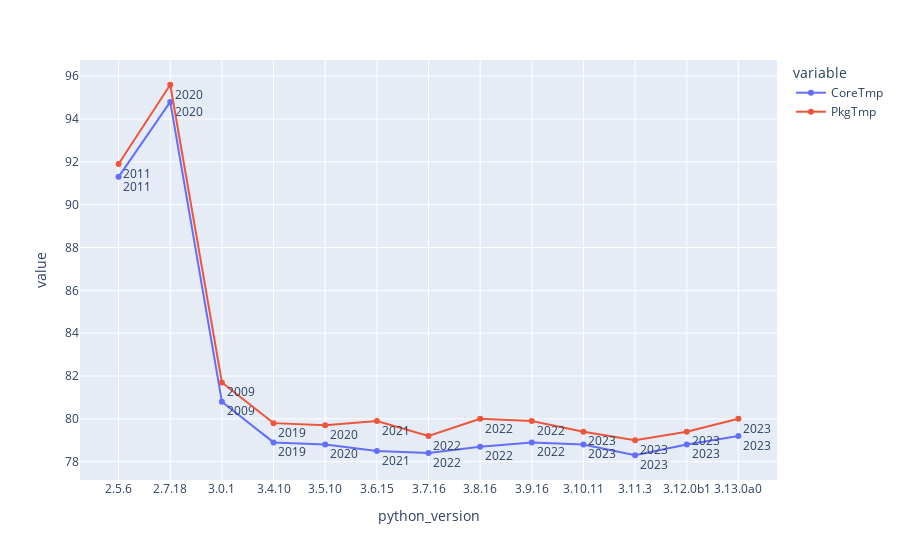

The cell this chart's notebook holds for it:
### Markdown cell above
### Temperature through different Python versions

### Code cell
fig = px.line(df, x="python_version", y=["CoreTmp","PkgTmp"], text=pd.to_datetime(df['release_date']).dt.year)
fig.update_traces(textposition="bottom right")
fig.show()

### Figure 1 — Plotly figure (JSON) as saved in the notebook; plotly's stock layout.template omitted (floating-point values rounded to 4 significant figures)
{"data": [{"hovertemplate": "variable=CoreTmp<br>python_version=%{x}<br>value=%{y}<br>text=%{text}<extra></extra>", "legendgroup": "CoreTmp", "line": {"color": "#636efa", "dash": "solid"}, "marker": {"symbol": "circle"}, "mode": "markers+lines+text", "name": "CoreTmp", "orientation": "v", "showlegend": true, "text": [2011, 2020, 2009, 2019, 2020, 2021, 2022, 2022, 2022, 2023, 2023, 2023, 2023], "textposition": "bottom right", "type": "scatter", "x": ["2.5.6", "2.7.18", "3.0.1", "3.4.10", "3.5.10", "3.6.15", "3.7.16", "3.8.16", "3.9.16", "3.10.11", "3.11.3", "3.12.0b1", "3.13.0a0"], "xaxis": "x", "y": [91.3, 94.8, 80.8, 78.9, 78.8, 78.5, 78.4, 78.7, 78.9, 78.8, 78.3, 78.8, 79.2], "yaxis": "y"}, {"hovertemplate": "variable=PkgTmp<br>python_version=%{x}<br>value=%{y}<br>text=%{text}<extra></extra>", "legendgroup": "PkgTmp", "line": {"color": "#EF553B", "dash": "solid"}, "marker": {"symbol": "circle"}, "mode": "markers+lines+text", "name": "PkgTmp", "orientation": "v", "showlegend": true, "text": [2011, 2020, 2009, 2019, 2020, 2021, 2022, 2022, 2022, 2023, 2023, 2023, 2023], "textposition": "bottom right", "type": "scatter", "x": ["2.5.6", "2.7.18", "3.0.1", "3.4.10", "3.5.10", "3.6.15", "3.7.16", "3.8.16", "3.9.16", "3.10.11", "3.11.3", "3.12.0b1", "3.13.0a0"], "xaxis": "x", "y": [91.9, 95.6, 81.7, 79.8, 79.7, 79.9, 79.2, 80, 79.9, 79.4, 79, 79.4, 80], "yaxis": "y"}], "layout": {"legend": {"title": {"text": "variable"}, "tracegroupgap": 0}, "margin": {"t": 60}, "xaxis": {"anchor": "y", "domain": [0, 1], "title": {"text": "python_version"}}, "yaxis": {"anchor": "x", "domain": [0, 1], "title": {"text": "value"}}}}
